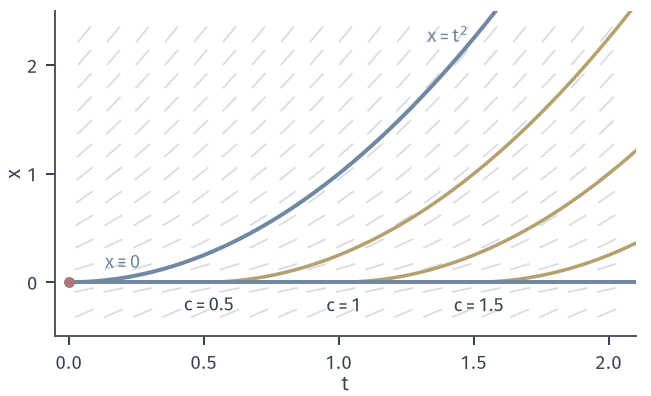

Python code for this plot:
from pathlib import Path
import sys
sys.path.insert(0,str(Path(__file__).resolve().parents[1]/"odeex-common"))
from odeex_common import *
HERE=Path(__file__).resolve().parent

# x'=2 sqrt|x|, x(0)=0: x=0 and x_c=(t-c)^2 for t>=c.
fig,ax=figure(width_mm=92,height_mm=56)
panel(fig,.085,.975,.97,.15)
ax.set_xlim(-.05,2.1); ax.set_ylim(-.5,2.5)
field(ax,lambda t,x:2*np.sqrt(abs(x)),nt=19,nx=13)
ax.plot([0,2.1],[0,0],color=BLUE,lw=1.6,zorder=4)
t=np.linspace(0,2.1,300); ax.plot(t,t**2,color=BLUE,lw=1.6,zorder=4)
for c in (.5,1.,1.5):
    t=np.linspace(c,2.1,200); ax.plot(t,(t-c)**2,color=YELLOW,lw=1.4,zorder=3)
    ax.text(c+.02,-.13,f'$c={c:g}$',color=INK,fontsize=7.5,ha='center',va='top')
ax.text(1.48,2.27,'$x=t^2$',color=BLUE,fontsize=7.5,ha='right',va='center')
ax.text(.2,.09,'$x\\equiv0$',color=BLUE,fontsize=7.5,ha='center',va='bottom')
dot(ax,0,0)
ax.set_xticks([0,.5,1,1.5,2]); ax.set_yticks([0,1,2]); ax.set_xlabel('$t$',labelpad=1); ax.set_ylabel('$x$',labelpad=1)
save(fig,HERE,'figure',{'ode':'x\'=2sqrt|x|','c':[.5,1,1.5]})
